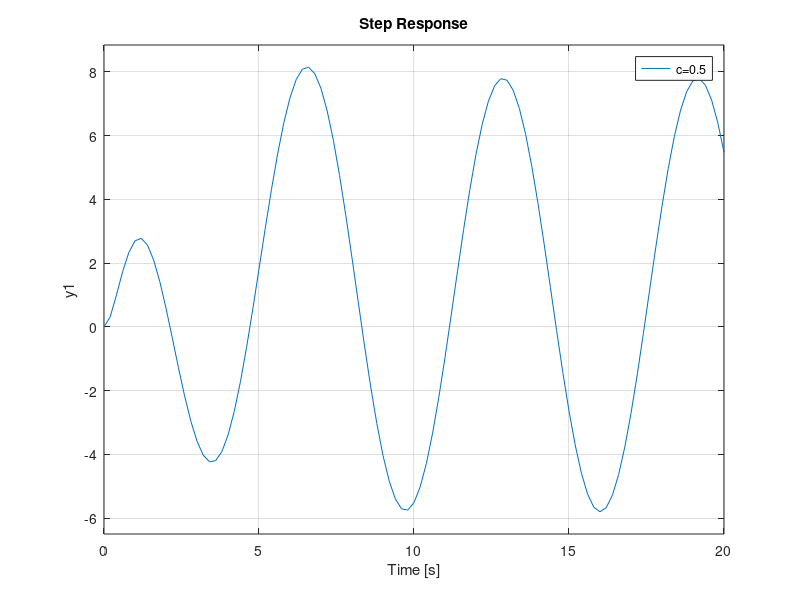
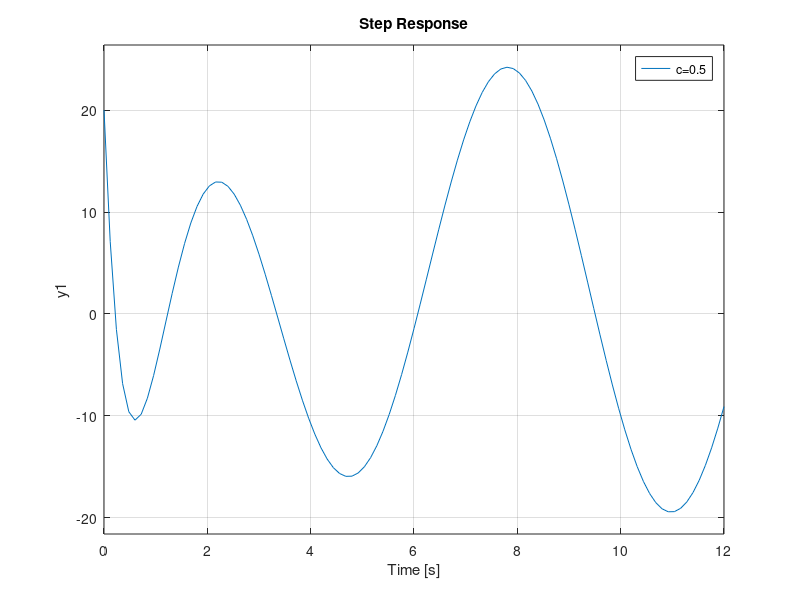
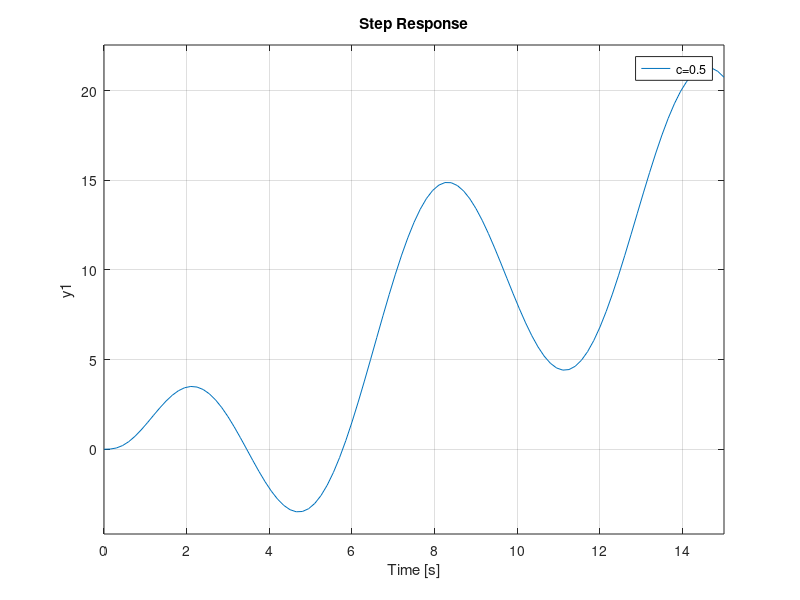
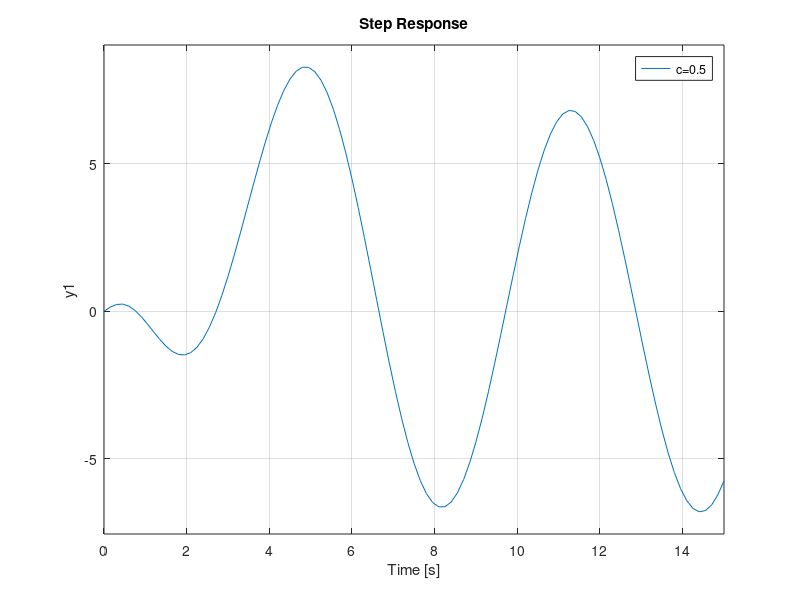

MATLAB code for these plots, in order:
clc;
clear;
 close all;
 
s = tf('s');
G = 1 / ((s-1)*(s-2));
N = 1 / (s+1)^2;
M = (s-1)*(s-2) / (s+1)^2;
X = (19*s-11) / (s+1);
Y = (s+6) / (s+1);

figure(1);
hold on;
figure(2);
hold on;
figure(3);
hold on;
figure(4);
hold on;

c = [0.5, 1, 3, 20];
Legend = cell(length(c)+1, 1);
for i = 1:length(c)
    % design for type-2 servo control system
    % we need two integrator in K
	b = 6*c(i);  
    a = 6 + 7*c(i); 
    Q = (a*s+b) / (s+c(i)); 
	K = (X+M*Q) / (Y-N*Q);
%     Kred = reduce(K, 3);  % pole zero cancellation in K
%     Kr = tf(Kred);
%     Kzp=zpk(Kred)
	figure(1);
	step(feedback(K*G, 1), 20); % step response
	figure(2);
	step(feedback(K, G), 12);   % control signal for step command
    figure(3);
	step(feedback(K*G, 1)/s, 15);   % ramp response
    figure(4);
    step(feedback(1, K*G)/s, 15);   % error for ramp command
    Legend{i} = ['c=', num2str(c(i))];
end
Qn = (s+6)*(s+1) / (s^2 + 1);   % not asymptotically stable
Kn = (X+M*Qn) / (Y-N*Qn);
Legend{end} = 'new';

figure(1);
step(feedback(Kn*G, 1), 20);
grid on;
legend(Legend);
figure(2);
step(feedback(Kn, G), 12); 
grid on;
legend(Legend);
figure(3);
step(feedback(Kn*G, 1)/s, 15);
grid on;
legend(Legend);
figure(4);
step(feedback(1, Kn*G)/s, 15);
grid on;
legend(Legend);

% increase in C -> increase in the initial value of the control signal ->
% saturation + integral term in the controller -> integral windup